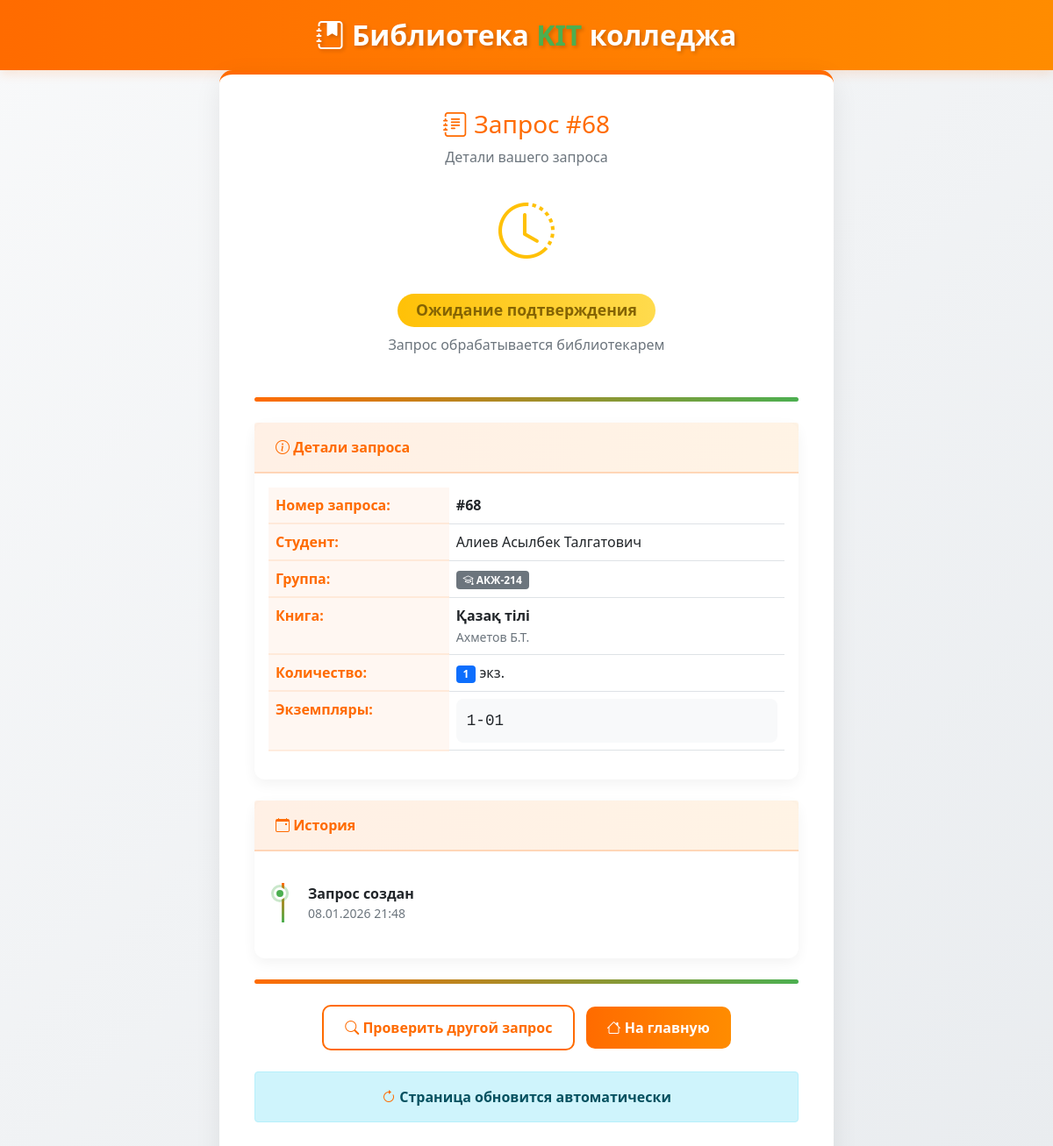
The app's page /check-status?request_id=68 with its own data.
### models.py (models this page shows, shortened)
class BookRequest(db.Model):
    __tablename__ = 'book_requests'
    id = db.Column(db.Integer, primary_key=True)
    request_number = db.Column(db.String(20), unique=True, nullable=True)
    student_id = db.Column(db.Integer, db.ForeignKey('students.id'), nullable=False)
    book_id = db.Column(db.Integer, db.ForeignKey('books.id'), nullable=False)
    request_date = db.Column(db.DateTime, nullable=False, default=db.func.now())
    issue_date = db.Column(db.DateTime)
    planned_return_date = db.Column(db.DateTime)
    actual_return_date = db.Column(db.DateTime)
    quantity = db.Column(db.Integer, nullable=False, default=1)
    status = db.Column(db.String(20), nullable=False, default='ожидание')
    requested_copy_codes = db.Column(db.String(500), nullable=True)
    book = db.relationship('Book', backref='requests')
    @property
    def assigned_copy_codes(self):
        if self.status == 'ожидание' and self.requested_copy_codes:
            return self.requested_copy_codes.replace(',', ', ')
        copies = BookCopy.query.filter_by(current_request_id=self.id).all()
        return ', '.join([copy.copy_code for copy in copies]) if copies else "-"

class Student(db.Model):
    __tablename__ = 'students'
    id = db.Column(db.Integer, primary_key=True)
    full_name = db.Column(db.String(100), nullable=False)
    group_id = db.Column(db.Integer, db.ForeignKey('groups.id'), nullable=False)
    book_requests = db.relationship('BookRequest', backref='student', lazy=True)

class Group(db.Model):
    __tablename__ = 'groups'
    id = db.Column(db.Integer, primary_key=True)
    name = db.Column(db.String(50), unique=True, nullable=False)
    language = db.Column(db.String(10), nullable=False)
    course = db.Column(db.Integer, nullable=False)
    students = db.relationship('Student', backref='group', lazy=True)

class Book(db.Model):
    __tablename__ = 'books'
    id = db.Column(db.Integer, primary_key=True)
    name = db.Column(db.String(200), nullable=False)
    author = db.Column(db.String(100), nullable=False)
    year = db.Column(db.Integer, nullable=False)
    total_quantity = db.Column(db.Integer, nullable=False)
    language = db.Column(db.String(10), nullable=False)
    course = db.Column(db.Integer, nullable=False)
    copies = db.relationship('BookCopy', backref='book', lazy=True, cascade="all, delete-orphan")

### app.py (the view)
@app.route('/check-status', methods=['GET', 'POST'])
def check_status():
    request_input = None
    if request.method == 'POST':
        request_input = request.form.get('request_id', '').strip()
    else:
        request_input = request.args.get('request_id', '').strip()
    if request_input:
        if request_input.startswith('#'):
            request_input = request_input[1:]
        book_request = BookRequest.query.filter_by(request_number=request_input).first()
        if not book_request:
            try:
                request_id_int = int(request_input)
                book_request = BookRequest.query.get(request_id_int)
            except ValueError:
                pass
        if book_request:
            return render_template('status_result.html', book_request=book_request)
        else:
            flash('Запрос не найден')
    return render_template('check_status.html')

### templates/status_result.html (shortened to what this page needs)
<!DOCTYPE html>
<html lang="ru">
<head>
    <link href="https://cdn.jsdelivr.net/npm/bootstrap@5.1.3/dist/css/bootstrap.min.css" rel="stylesheet">
    <link rel="stylesheet" href="https://cdn.jsdelivr.net/npm/bootstrap-icons@1.8.1/font/bootstrap-icons.css">
</head>
<body>
    <header class="kit-header">
        <div class="container">
            <div class="text-center">
                <div class="kit-logo">
                    <i class="bi bi-journal-bookmark-fill"></i>
                    Библиотека <span>KIT</span> колледжа
                </div>
            </div>
        </div>
    </header>
    <div class="container">
        <div class="status-card">
            <div class="text-center mb-4">
                <h3 style="color: var(--kit-orange);">
                    <i class="bi bi-journal-text"></i> Запрос #{{ book_request.id }}
                </h3>
                <p class="text-muted">Детали вашего запроса</p>
            </div>
            <div class="text-center mb-5">
                {% if book_request.status == 'ожидание' %}
                    <div class="status-icon" style="color: #ffc107;">
                        <i class="bi bi-clock-history"></i>
                    </div>
                    <h4><span class="badge status-badge status-waiting">Ожидание подтверждения</span></h4>
                    <p class="text-muted">Запрос обрабатывается библиотекарем</p>
                {% elif book_request.status == 'выдано' %}
                    <div class="status-icon" style="color: var(--kit-orange);">
                        <i class="bi bi-check-circle"></i>
                    </div>
                    <h4><span class="badge status-badge status-issued">Книга выдана</span></h4>
                    <p class="text-muted">Вы можете забрать книгу в библиотеке</p>
                {% elif book_request.status == 'возвращено' %}
                    <div class="status-icon" style="color: var(--kit-green);">
                        <i class="bi bi-arrow-return-left"></i>
                    </div>
                    <h4><span class="badge status-badge status-returned">Книга возвращена</span></h4>
                    <p class="text-muted">Спасибо за возврат!</p>
                {% endif %}
            </div>
            <div class="color-strip"></div>
            <div class="card mb-4">
                <div class="card-header">
                    <i class="bi bi-info-circle"></i> Детали запроса
                </div>
                <div class="card-body">
                    <table class="table">
                        <tr>
                            <th width="35%">Номер запроса:</th>
                            <td><strong>#{{ book_request.id }}</strong></td>
                        </tr>
                        <tr>
                            <th>Студент:</th>
                            <td>{{ book_request.student.full_name if book_request.student else 'Неизвестно' }}</td>
                        </tr>
                        <tr>
                            <th>Группа:</th>
                            <td>
                                {% if book_request.student and book_request.student.group %}
                                    <span class="badge bg-secondary">
                                        <i class="bi bi-mortarboard"></i> {{ book_request.student.group.name }}
                                    </span>
                                {% else %}
                                    -
                                {% endif %}
                            </td>
                        </tr>
                        <tr>
                            <th>Книга:</th>
                            <td>
                                {% if book_request.book %}
                                    <strong>{{ book_request.book.name }}</strong><br>
                                    <small class="text-muted">{{ book_request.book.author }}</small>
                                {% else %}
                                    <span class="text-danger">Книга удалена</span>
                                {% endif %}
                            </td>
                        </tr>
                        <tr>
                            <th>Количество:</th>
                            <td><span class="badge bg-primary">{{ book_request.quantity }}</span> экз.</td>
                        </tr>
                        <tr>
                            <th>Экземпляры:</th>
                            <td>
                                <div class="copy-codes">
                                    {{ book_request.assigned_copy_codes }}
                                </div>
                            </td>
                        </tr>
                    </table>
                </div>
            </div>
            <div class="card">
                <div class="card-header">
                    <i class="bi bi-calendar-event"></i> История
                </div>
                <div class="card-body">
                    <div class="timeline">
                        <div class="timeline-item completed">
                            <strong>Запрос создан</strong>
                            <div class="text-muted small">
                                {{ book_request.request_date.strftime('%d.%m.%Y %H:%M') }}
                            </div>
                        </div>
                    </div>
                </div>
            </div>
            <div class="color-strip"></div>
            <div class="mt-4 text-center">
                <a href="{{ url_for('check_status') }}" class="btn btn-outline-primary me-2">
                    <i class="bi bi-search"></i> Проверить другой запрос
                </a>
                <a href="{{ url_for('index') }}" class="btn btn-primary">
                    <i class="bi bi-house"></i> На главную
                </a>
            </div>
            {% if book_request.status == 'ожидание' %}
            <div class="mt-4 text-center">
                <div class="alert alert-info">
                    <i class="bi bi-arrow-clockwise" style="color: var(--kit-orange);"></i>
                    <strong>Страница обновится автоматически</strong>
                </div>
            </div>
            {% endif %}
        </div>
    </div>
</body>
</html>

### templates/status_result.html (style rules this page uses)
:root { --kit-orange: #ff6b00; --kit-green: #4CAF50; }
body { background: linear-gradient(135deg, #f8f9fa 0%, #e9ecef 100%); min-height: 100vh; font-family: 'Segoe UI', Tahoma, Geneva, Verdana, sans-serif; }
.kit-header { background: linear-gradient(90deg, var(--kit-orange) 0%, #ff8c00 100%); padding: 1rem 0; box-shadow: 0 4px 12px rgba(255, 107, 0, 0.15); }
.kit-logo { font-size: 2rem; font-weight: 700; color: white; text-shadow: 2px 2px 4px rgba(0,0,0,0.2); }
.kit-logo span { color: var(--kit-green); }
.status-card { max-width: 700px; margin: 0 auto; padding: 2.5rem; background: white; border-radius: 15px; box-shadow: 0 10px 30px rgba(0,0,0,0.08); border-top: 5px solid var(--kit-orange); animation: fadeIn 0.6s ease-out; }
.status-icon { font-size: 4rem; margin-bottom: 1.5rem; }
.status-badge { font-size: 1.1rem; padding: 0.6em 1.2em; border-radius: 25px; font-weight: 600; }
.status-waiting { background: linear-gradient(90deg, #ffc107 0%, #ffdb4d 100%); color: #856404; }
.card { border: none; border-radius: 12px; box-shadow: 0 5px 15px rgba(0,0,0,0.05); margin-bottom: 1.5rem; }
.card-header { background: linear-gradient(90deg, rgba(255, 107, 0, 0.1) 0%, rgba(255, 140, 0, 0.1) 100%); border-bottom: 2px solid rgba(255, 107, 0, 0.2); color: var(--kit-orange); font-weight: 600; padding: 1rem 1.5rem; }
.table th { color: var(--kit-orange); font-weight: 600; border-bottom: 2px solid rgba(255, 107, 0, 0.1); background-color: rgba(255, 107, 0, 0.05); }
.btn-primary { background: linear-gradient(90deg, var(--kit-orange) 0%, #ff8c00 100%); border: none; border-radius: 10px; padding: 0.75rem 1.5rem; font-weight: 600; }
.btn-outline-primary { border: 2px solid var(--kit-orange); color: var(--kit-orange); border-radius: 10px; padding: 0.75rem 1.5rem; font-weight: 600; }
.timeline { position: relative; padding-left: 30px; margin: 20px 0; }
.timeline::before { content: ''; position: absolute; left: 15px; top: 0; bottom: 0; width: 3px; background: linear-gradient(to bottom, var(--kit-orange) 0%, var(--kit-green) 100%); }
.timeline-item { position: relative; margin-bottom: 25px; padding-left: 15px; }
.timeline-item::before { content: ''; position: absolute; left: -24px; top: 5px; width: 14px; height: 14px; border-radius: 50%; background-color: #adb5bd; border: 3px solid white; box-shadow: 0 0 0 2px #adb5bd; }
.timeline-item.completed::before { background-color: var(--kit-green); box-shadow: 0 0 0 3px rgba(76, 175, 80, 0.3); }
.color-strip { height: 5px; background: linear-gradient(90deg, var(--kit-orange) 0%, var(--kit-green) 100%); border-radius: 5px; margin: 1.5rem 0; }
.copy-codes { font-family: monospace; font-size: 1.1em; background: #f8f9fa; padding: 0.75rem; border-radius: 8px; word-break: break-all; }

### records on screen
BookRequest: id "68", quantity "1", assigned_copy_codes "1-01", request_date "08.01.2026 21:48"
Student: student "Алиев Асылбек Талгатович"
Group: student.group.name "АКЖ-214"
Book: book.name "Қазақ тілі", book.author "Ахметов Б.Т."
